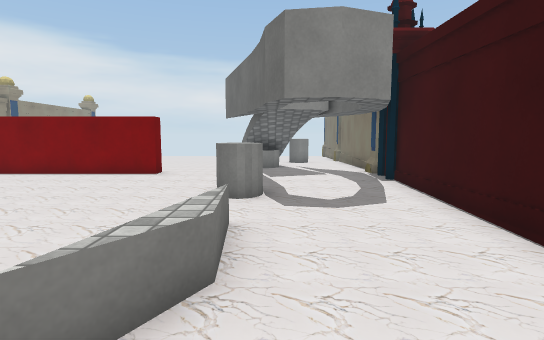
View 1 (above)

18 first-person views from a walk through a 3-D level made in the Unity game engine. The camera is 1.5 m above the floor, tilts 6° down and sees 80° across. The floor is counted in squares, 1 m on a side. Each view is taken from the middle of a square. On the plan, view 1 faces up. The plan holds only what a view shows up to about 15 squares ahead; the rest is blank. The place goes on beyond the plan. Some surface patterns are stand-ins.

View 2
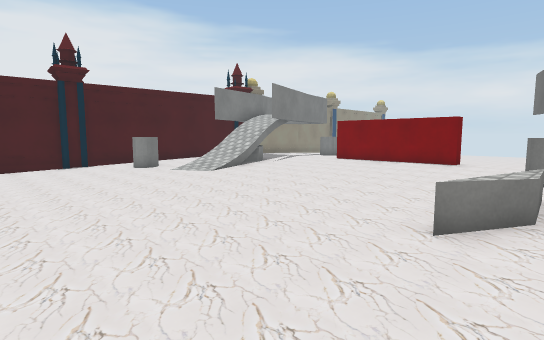

View 3
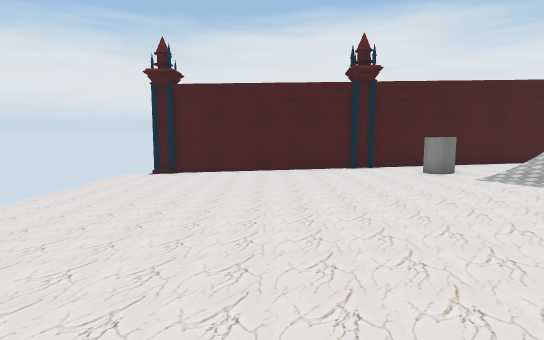

View 4
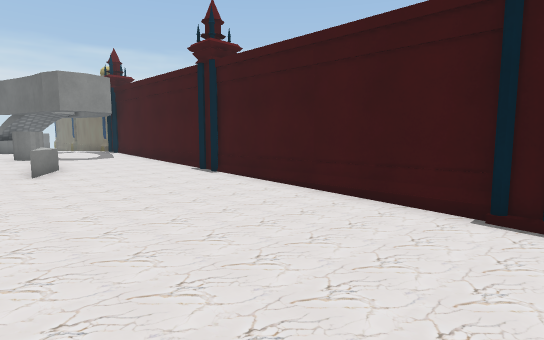

View 5
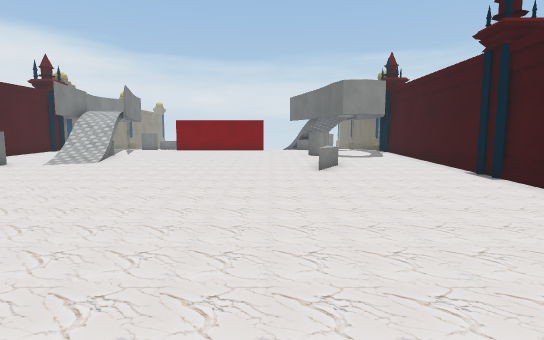

View 6
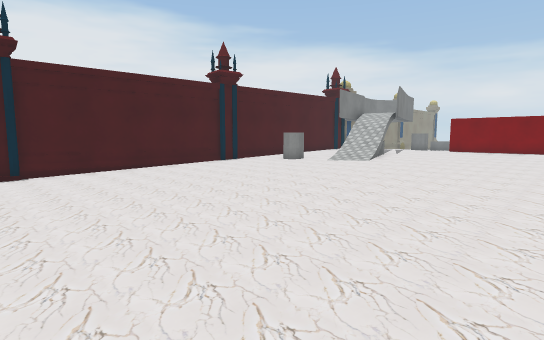

View 7
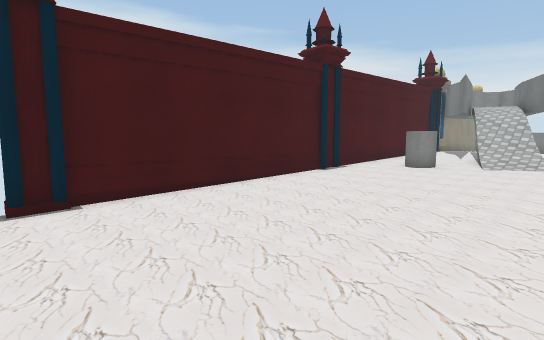

View 8
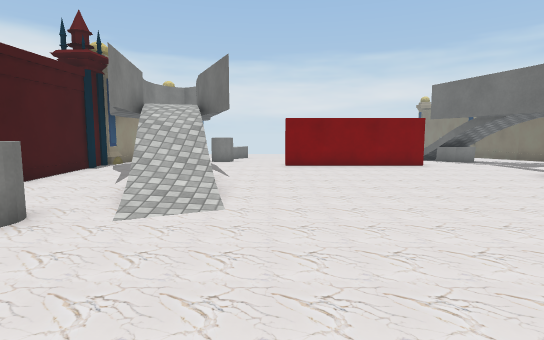

View 9
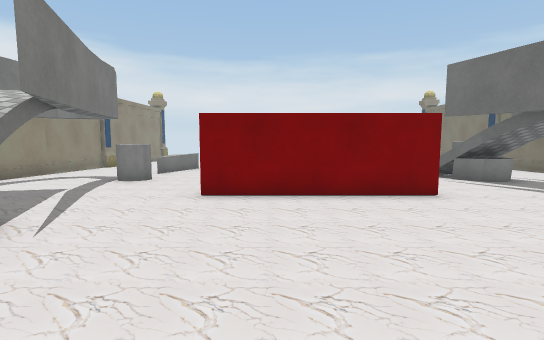

View 10
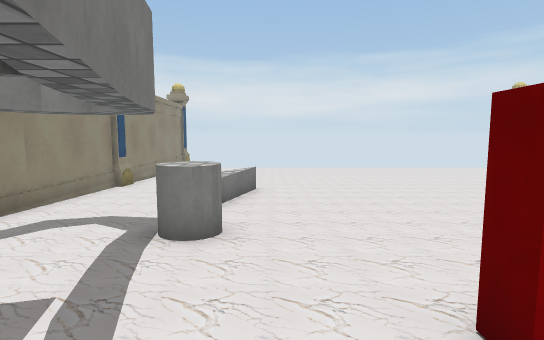

View 11
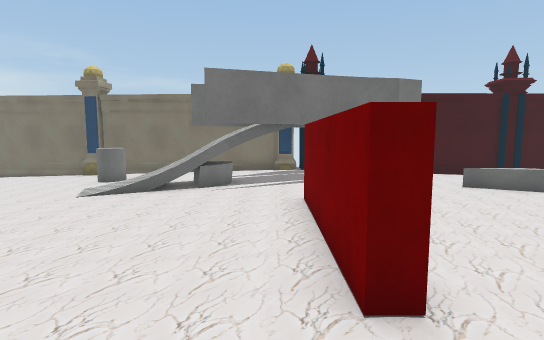

View 12
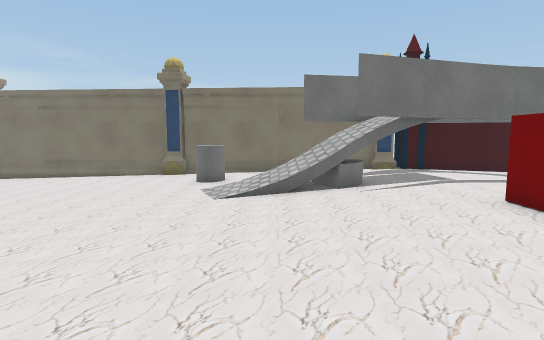

View 13
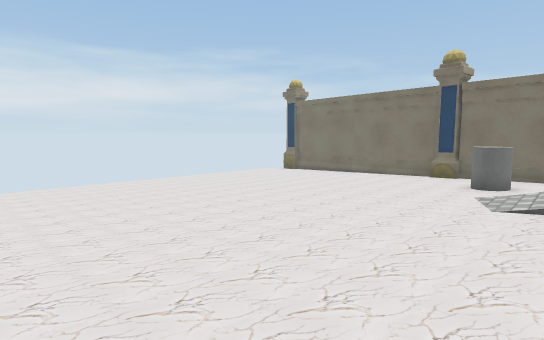

View 14
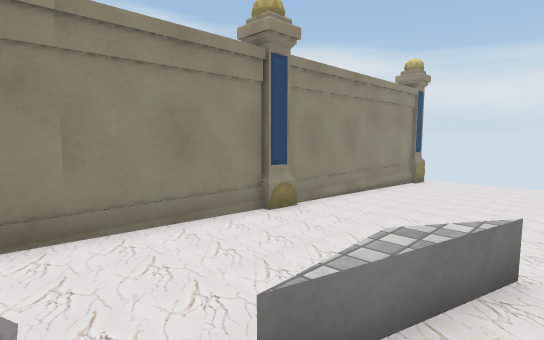

View 15
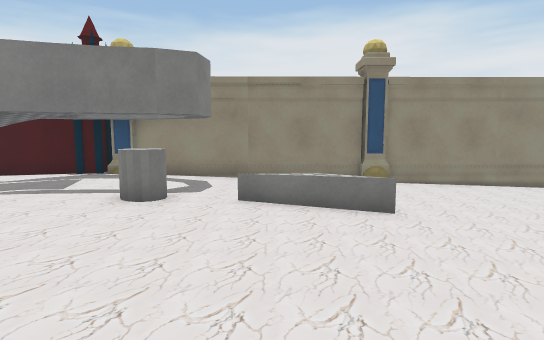

View 16
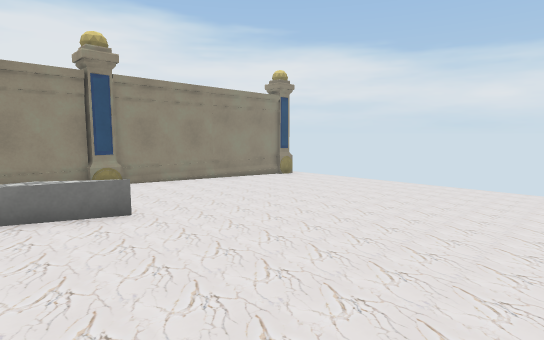

View 17
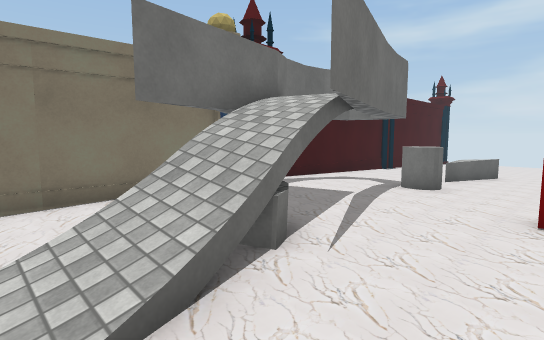

View 18
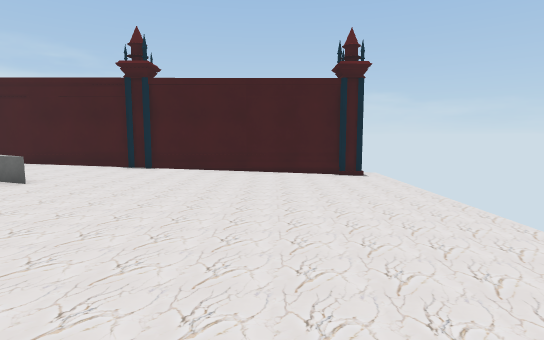

### Floor plan
Key: @ floor where view 1 was taken; # wall or solid block; . main floor; : floor 0.25 m higher than the main floor; - floor 0.25 m lower than the main floor; / step, stairs or slope; = window, fence, low wall or low ledge; O other object.
Columns run from 17 left of view 1 to 5 right of it. Each row starts with its distance up from view 1.
 23  #...................#
 22  #...................#
 21  #...................#
 20  OO..................#O
 19  #O..................OO
 18  #....=...........O..#
 17  #....=...........OO.#
 16  #::::=::::::::///:::#
 15  #::::=::::::::///:::#
 14  #:::::::::::::://:::#
 13  #:::OO:::::::::=/ ::#
 12  #::::::::::::::#/#::#
 11  #O::::::::::::::/#::#
 10  OO::::::#####::::::#O
  9  #:: /=:::::::::::::OO
  8  #:: //::::::::::::::#
  7  #:: //:::::::::OO:::#
  6  #::://::::::::::::::#
  5  #:::///::::::::=::::#
  4  #::://:::::::::=::::#
  3  #.OO...........=....#
  2  #..............=....#
  1 OO..................O#
  0  #...............@..OO
 -1  #...................#
 -2  #...................#
 -3  #...................#
 -4 ##-------------------#
 -5 ##-------------------#
 -6 #--------------------#
 -7 #--------------------#
 -8 O-------------------OO
 -9  --------------------O

Where each view was taken, in squares from view 1:
view 1: 0 up, 0 right, facing up
view 2: 3 down, 0 right, facing up-left
view 3: 3 down, 2 left, facing left
view 4: 9 down, 3 left, facing up-right
view 5: 9 down, 3 left, facing up
view 6: 9 down, 3 left, facing up-left
view 7: 9 down, 9 left, facing up-left
view 8: 2 down, 9 left, facing up
view 9: 3 up, 7 left, facing up
view 10: 8 up, 10 left, facing up
view 11: 11 up, 11 left, facing right
view 12: 15 up, 10 left, facing right
view 13: 15 up, 10 left, facing up-right
view 14: 14 up, 10 left, facing up-left
view 15: 16 up, 4 left, facing left
view 16: 16 up, 4 left, facing up-left
view 17: 16 up, 4 left, facing down-right
view 18: 5 down, 10 left, facing right
